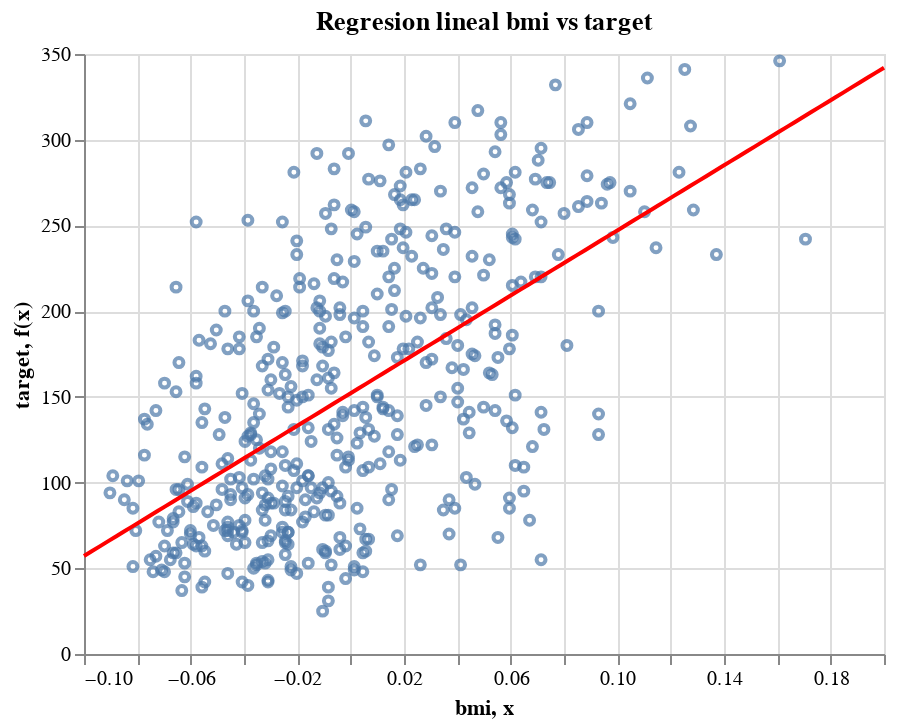

Notebook source saved alongside this figure:
### Markdown cell above
## Ejercicio 4

(1 pto)

Con la feature escogida en el ejercicio 3 realiza el siguiente gráfico:

- Scatter Plot
- Eje X: Valores de la feature escogida.
- Eje Y: Valores de la columna a predecir (target).
- En color rojo dibuja la recta correspondiente a la regresión lineal (utilizando `intercept_`y `coefs_`).
- Coloca un título adecuado, nombre de los ejes, etc.

Puedes utilizar `matplotlib` o `altair`, el que prefieras.

### Code cell
#usaremos altair

import altair as alt
from vega_datasets import data  

X_i = diabetes['bmi'].reset_index().set_index('index')
regr = linear_model.LinearRegression().fit(X_i, diabetes_y)

intercept_y = regr.intercept_
coefs_= regr.coef_


points = alt.Chart(diabetes).mark_point(size=20).encode(
    x='bmi',
    y='target',
).properties(
    title='Regresion lineal bmi vs target'
)

x = np.linspace(-0.1, 0.2, 100)
source = pd.DataFrame({
  'x': x,
  'f(x)': x*coefs_+intercept_y
})

line = alt.Chart(source).mark_line().encode(
    x='x',
    y='f(x)',
    color=alt.value("red")
)

points + line

### Figure 1 — Vega-Lite specification as saved in the notebook (floating-point values rounded to 4 significant figures; data arrays with more than 128 entries replaced by an {"elided": "..."} marker saying what was removed)
{"config": {"background": "white", "view": {"continuousWidth": 400, "continuousHeight": 300}}, "layer": [{"data": {"name": "data-63713c5f6d25c376e99c31b603d44dde"}, "mark": {"type": "point", "size": 20}, "encoding": {"x": {"type": "quantitative", "field": "bmi"}, "y": {"type": "quantitative", "field": "target"}}, "title": "Regresion lineal bmi vs target"}, {"data": {"name": "data-a35d9836a533f2baf4b42c9bf7d85f1c"}, "mark": "line", "encoding": {"color": {"value": "red"}, "x": {"type": "quantitative", "field": "x"}, "y": {"type": "quantitative", "field": "f(x)"}}}], "$schema": "https://vega.github.io/schema/vega-lite/v4.8.1.json", "datasets": {"data-63713c5f6d25c376e99c31b603d44dde": {"elided": "442 records"}, "data-a35d9836a533f2baf4b42c9bf7d85f1c": [{"x": -0.1, "f(x)": 57.19}, {"x": -0.09697, "f(x)": 60.07}, {"x": -0.09394, "f(x)": 62.94}, {"x": -0.09091, "f(x)": 65.82}, {"x": -0.08788, "f(x)": 68.7}, {"x": -0.08485, "f(x)": 71.58}, {"x": -0.08182, "f(x)": 74.45}, {"x": -0.07879, "f(x)": 77.33}, {"x": -0.07576, "f(x)": 80.21}, {"x": -0.07273, "f(x)": 83.08}, {"x": -0.0697, "f(x)": 85.96}, {"x": -0.06667, "f(x)": 88.84}, {"x": -0.06364, "f(x)": 91.71}, {"x": -0.06061, "f(x)": 94.59}, {"x": -0.05758, "f(x)": 97.47}, {"x": -0.05455, "f(x)": 100.3}, {"x": -0.05152, "f(x)": 103.2}, {"x": -0.04848, "f(x)": 106.1}, {"x": -0.04545, "f(x)": 109.0}, {"x": -0.04242, "f(x)": 111.9}, {"x": -0.03939, "f(x)": 114.7}, {"x": -0.03636, "f(x)": 117.6}, {"x": -0.03333, "f(x)": 120.5}, {"x": -0.0303, "f(x)": 123.4}, {"x": -0.02727, "f(x)": 126.2}, {"x": -0.02424, "f(x)": 129.1}, {"x": -0.02121, "f(x)": 132.0}, {"x": -0.01818, "f(x)": 134.9}, {"x": -0.01515, "f(x)": 137.7}, {"x": -0.01212, "f(x)": 140.6}, {"x": -0.009091, "f(x)": 143.5}, {"x": -0.006061, "f(x)": 146.4}, {"x": -0.00303, "f(x)": 149.3}, {"x": 1.388e-17, "f(x)": 152.1}, {"x": 0.00303, "f(x)": 155.0}, {"x": 0.006061, "f(x)": 157.9}, {"x": 0.009091, "f(x)": 160.8}, {"x": 0.01212, "f(x)": 163.6}, {"x": 0.01515, "f(x)": 166.5}, {"x": 0.01818, "f(x)": 169.4}, {"x": 0.02121, "f(x)": 172.3}, {"x": 0.02424, "f(x)": 175.2}, {"x": 0.02727, "f(x)": 178.0}, {"x": 0.0303, "f(x)": 180.9}, {"x": 0.03333, "f(x)": 183.8}, {"x": 0.03636, "f(x)": 186.7}, {"x": 0.03939, "f(x)": 189.5}, {"x": 0.04242, "f(x)": 192.4}, {"x": 0.04545, "f(x)": 195.3}, {"x": 0.04848, "f(x)": 198.2}, {"x": 0.05152, "f(x)": 201.0}, {"x": 0.05455, "f(x)": 203.9}, {"x": 0.05758, "f(x)": 206.8}, {"x": 0.06061, "f(x)": 209.7}, {"x": 0.06364, "f(x)": 212.6}, {"x": 0.06667, "f(x)": 215.4}, {"x": 0.0697, "f(x)": 218.3}, {"x": 0.07273, "f(x)": 221.2}, {"x": 0.07576, "f(x)": 224.1}, {"x": 0.07879, "f(x)": 226.9}, {"x": 0.08182, "f(x)": 229.8}, {"x": 0.08485, "f(x)": 232.7}, {"x": 0.08788, "f(x)": 235.6}, {"x": 0.09091, "f(x)": 238.4}, {"x": 0.09394, "f(x)": 241.3}, {"x": 0.09697, "f(x)": 244.2}, {"x": 0.1, "f(x)": 247.1}, {"x": 0.103, "f(x)": 250.0}, {"x": 0.1061, "f(x)": 252.8}, {"x": 0.1091, "f(x)": 255.7}, {"x": 0.1121, "f(x)": 258.6}, {"x": 0.1152, "f(x)": 261.5}, {"x": 0.1182, "f(x)": 264.3}, {"x": 0.1212, "f(x)": 267.2}, {"x": 0.1242, "f(x)": 270.1}, {"x": 0.1273, "f(x)": 273.0}, {"x": 0.1303, "f(x)": 275.8}, {"x": 0.1333, "f(x)": 278.7}, {"x": 0.1364, "f(x)": 281.6}, {"x": 0.1394, "f(x)": 284.5}, {"x": 0.1424, "f(x)": 287.4}, {"x": 0.1455, "f(x)": 290.2}, {"x": 0.1485, "f(x)": 293.1}, {"x": 0.1515, "f(x)": 296.0}, {"x": 0.1545, "f(x)": 298.9}, {"x": 0.1576, "f(x)": 301.7}, {"x": 0.1606, "f(x)": 304.6}, {"x": 0.1636, "f(x)": 307.5}, {"x": 0.1667, "f(x)": 310.4}, {"x": 0.1697, "f(x)": 313.2}, {"x": 0.1727, "f(x)": 316.1}, {"x": 0.1758, "f(x)": 319.0}, {"x": 0.1788, "f(x)": 321.9}, {"x": 0.1818, "f(x)": 324.8}, {"x": 0.1848, "f(x)": 327.6}, {"x": 0.1879, "f(x)": 330.5}, {"x": 0.1909, "f(x)": 333.4}, {"x": 0.1939, "f(x)": 336.3}, {"x": 0.197, "f(x)": 339.1}, {"x": 0.2, "f(x)": 342.0}]}}
